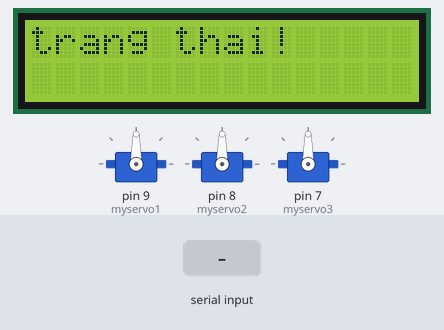
A sketch run on a simulated Arduino Uno, built with avr-gcc and run on an emulated ATmega328P. Shown: 3 × servo, 16×2 character LCD. The inputs (shaded band) are chosen by the test bench.

Above: at 1.2 s.
1.3 s: "90,45,200\n" received over Serial
At 1.8 s:
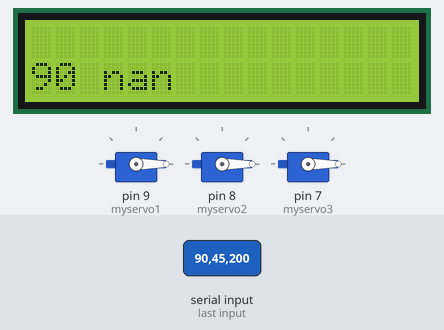
2.8 s: "90,45,200,10\n" received over Serial
At 4.0 s:
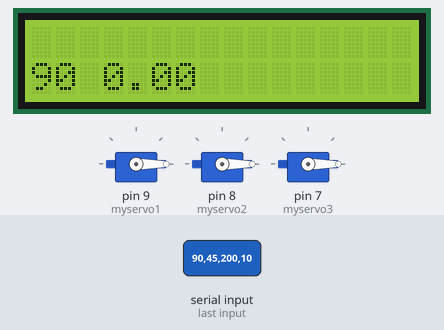
4.3 s: "30,150,10\n" received over Serial
At 5.3 s:
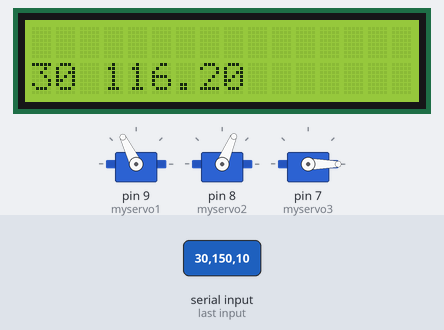
5.8 s: "90,45\n" received over Serial
At 6.4 s:
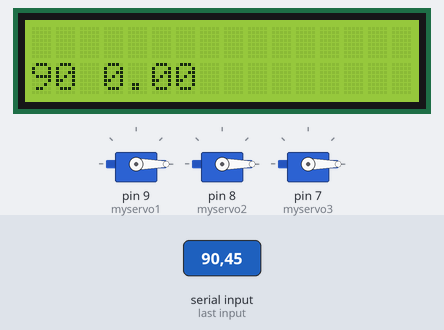
7.3 s: "30,150\n" received over Serial
At 8.7 s:
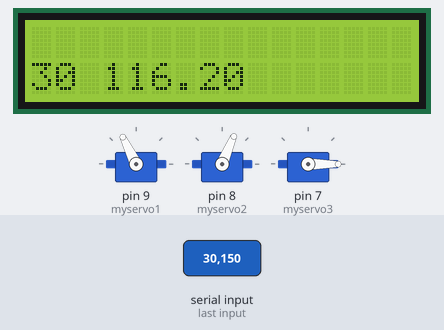
Timing chart, 0 to 9.8 s (numbered marks = the images above; inputs shaded):
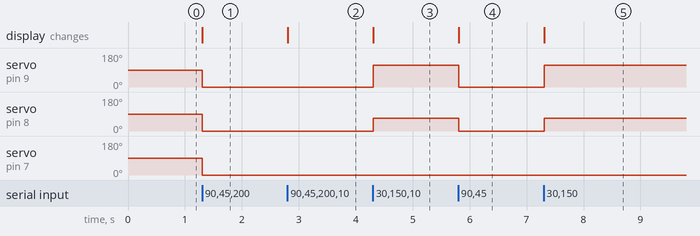

The sketch:

PhysicalPixel.ino
```cpp
#include <LiquidCrystal.h>
#include <Servo.h>
Servo myservo1;
Servo myservo2;
Servo myservo3;
LiquidCrystal lcd(12, 11, 5,4,3,2);

const float e = 115.0; // chiều dài cạnh tam giác để bàn làm việc (mặt phẳng dưới)
const float f = 457.3; // chiều dài cạnh tam giác để bàn gắn động cơ (mặt phẳng trên)
const float re = 232.0; // chiều dài khớp hình bình hành
const float rf = 112.0; // chiều dài khớp gắn động cơ

// hằng số lượng giác
const float sqrt3 = sqrt(3.0);
const float pi = 3.141592653;
const float sin120 = sqrt3/2.0;
const float cos120 = -0.5;
const float tan60 = sqrt3;
const float sin30 = 0.5;
const float tan30 = 1/sqrt3;

String string;
String recvString;
char *strings[5]; // an array of pointers to the pieces of the above array after strtok()
char *ptr = NULL;
int gripper;
float x0;
float y0;
float z0;
float theta1, theta2, theta3;

void setup()
{
  myservo1.attach(9);
  myservo2.attach(8);
  myservo3.attach(7);
  Serial.begin(57600);
  lcd.begin(16, 2);
  lcd.print("trang thai!");
}
  // động học nghịch tính góc servo từ tọa độ (x0, y0, z0)
//
int delta_calcAngleYZ(float x0, float y0, float z0, float &theta) {
  float y1 = -0.5*0.57735*e;
  y0 -= 0.5*0.57735*f;
  // z = a+ b*y
  float a = (x0*x0 + y0*y0 + z0*z0 + rf*rf -re*re - y1*y1)/(2*z0);
  float b = (y1-y0)/z0;
  // discriminant
  float d = -(a+b*y1)*(a+b*y1)+rf*(b*b*rf+rf);
  if (d<0) return -1; // non-existing point
  float yj = (y1 - a*b - sqrt(d))/(b*b + 1);
  float zj = a + b*yj;
  theta = 180.0*atan(-zj/(y1 - yj))/pi + ((yj>y1)?180.0:0.0);
  return 0;
  }
    // inverse kinematics: (x0, y0, z0) -> (theta1, theta2, theta3)
    // returned status: 0=Ok, -1 = non-existing position

int delta_calcInverse(float x0, float y0, float z0, float &theta1, float &theta2, float &theta3) {
  theta1 = theta2 = theta3 = 0;
  int status = delta_calcAngleYZ(x0, y0, z0, theta1);
  if (status == 0) status = delta_calcAngleYZ(x0*cos120 + y0*sin120, y0*cos120-x0*sin120, z0, theta2);
  if (status == 0) status = delta_calcAngleYZ(x0*cos120 - y0*sin120, y0*cos120+x0*sin120, z0, theta3);
  return status;
  }
void loop()
{
  while (Serial.available())
  {
    string = Serial.readStringUntil('\n');
    char recvString[50];
    string.toCharArray(recvString, 50);
    byte index = 0;
    ptr = strtok(recvString, ",");
    while (ptr != NULL)
    {
      strings[index] = ptr;
      index++;
      ptr = strtok(NULL, ",");
      }
    gripper = atoi(strings[0]);
    x0 = atof(strings[1]);
    y0 = atof(strings[2]);
    z0 = atof(strings[3]);

    lcd.clear();
    lcd.setCursor(0,1);
    delta_calcInverse(x0, y0, z0, theta1, theta2, theta3);
    lcd.print(gripper);
    lcd.print(" ");
    lcd.print(theta1);
    myservo1.write(theta1);
    myservo2.write(theta2);
    myservo3.write(theta3);
    delay(15);
  }
}
```

Measured:
- after the input at 1.3 s, servo on pin 9 (myservo1), servo on pin 8 (myservo2), servo on pin 7 (myservo3): 90° → 0° at once; the display: changes at once (image 1)
- after the input at 2.8 s, the display: changes at once (image 2)
- after the input at 4.3 s, servo on pin 9 (myservo1): 0° → 116° at once; servo on pin 8 (myservo2): 0° → 67° at once; the display: changes at once (image 3)
- after the input at 5.8 s, servo on pin 9 (myservo1): 116° → 0° at once; servo on pin 8 (myservo2): 67° → 0° at once; the display: changes at once (image 4)
- after the input at 7.3 s, servo on pin 9 (myservo1): 0° → 116° at once; servo on pin 8 (myservo2): 0° → 67° at once; the display: changes at once (image 5)
